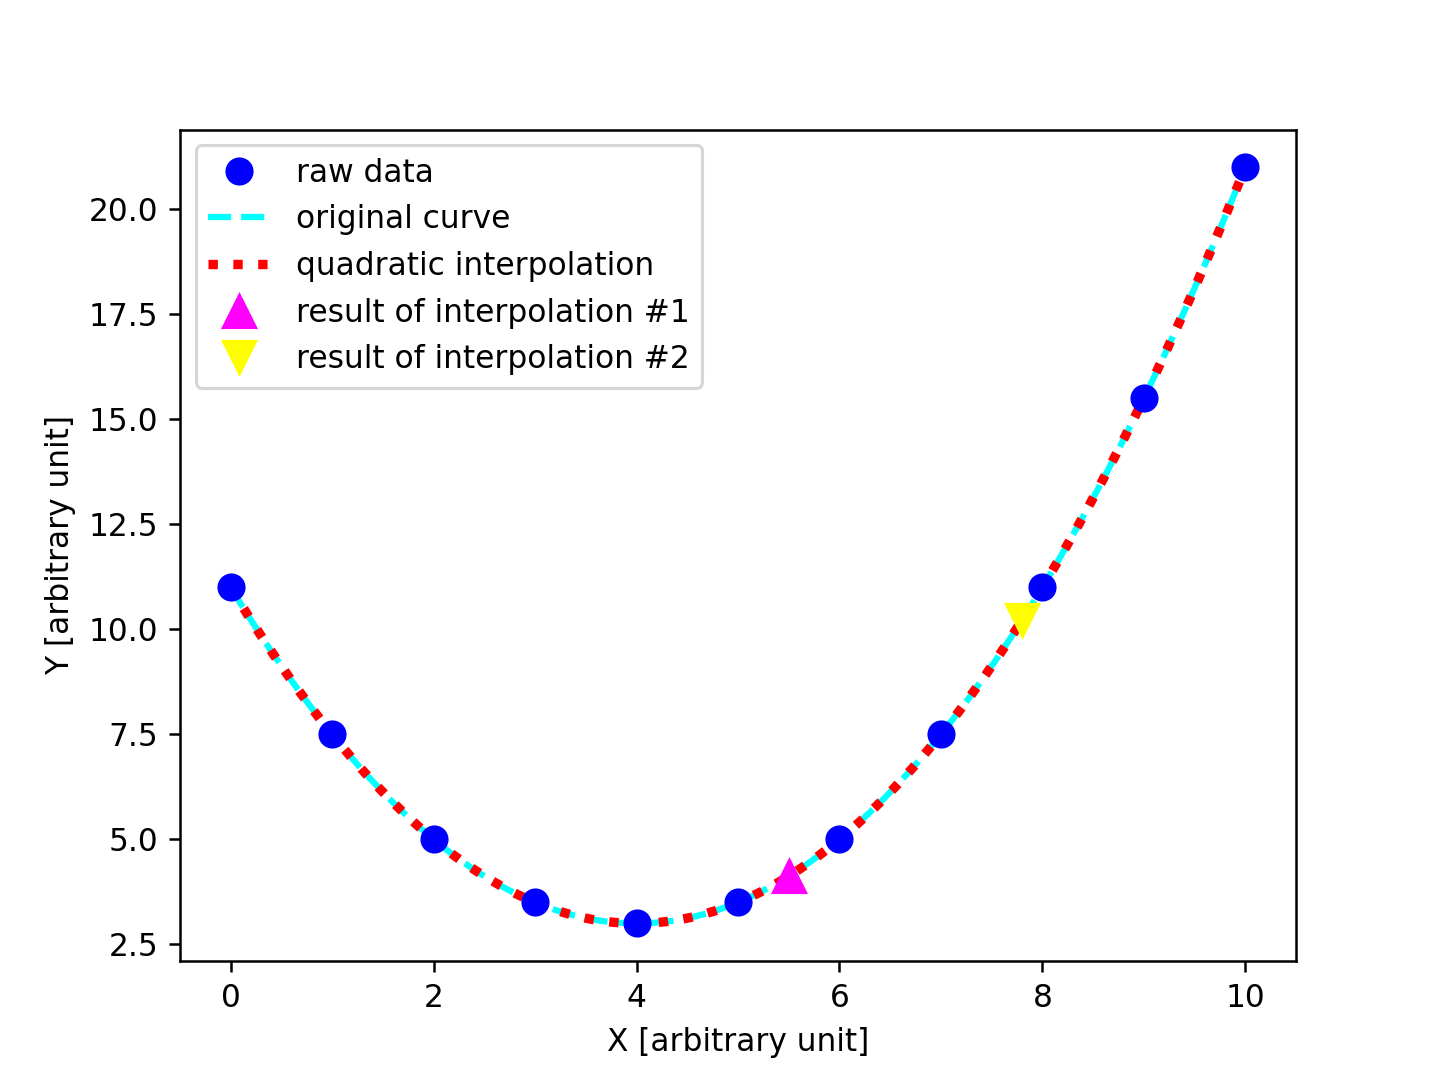

Recreate this plot in Python.
#!/usr/pkg/bin/python3.9

#
# Time-stamp: <2023/03/09 11:47:23 (CST) daisuke>
#

# importing numpy module
import numpy

# importing scipy module
import scipy
import scipy.interpolate

# importing matplotlib module
import matplotlib.backends.backend_agg
import matplotlib.figure

# output image file
file_output = 'advobs202302_s04_04_02.png'

# generating data for interpolation
data_x = numpy.linspace (0.0, 10.0, 11)
data_y = 0.5 * (data_x - 4.0)**2 + 3.0

# printing data_x and data_y
print (f'data_x = {data_x}')
print (f'data_y = {data_y}')

# making a function for quadratic interpolation
func_interp = scipy.interpolate.interp1d (data_x, data_y, kind='quadratic')

# getting Y-value for X-value at x=5.5
x1 = 5.5
y1 = func_interp (x1)

# printing result
print (f'func_interp ({x1}) = {y1}')
print (f'what we expect is: x={x1} --> y={0.5*(x1-4.0)**2+3.0}')

# getting Y-value for X-value at x=7.8
x2 = 7.8
y2 = func_interp (x2)

# printing result
print (f'func_interp ({x2}) = {y2}')
print (f'what we expect is: x={x2} --> y={0.5*(x2-4.0)**2+3.0}')

#
# making a plot using matplotlib
#

# making a fig object
fig = matplotlib.figure.Figure ()

# making a canvas object
canvas = matplotlib.backends.backend_agg.FigureCanvasAgg (fig)

# making an axes object
ax = fig.add_subplot (111)

# plotting data points
ax.plot (data_x, data_y, linestyle='None', marker='o', markersize=8.0, \
         color='blue', label='raw data', zorder=0.2)

# plotting original curve
data_x0 = numpy.linspace (0.0, 10.0, 1001)
data_y0 = 0.5 * (data_x0 - 4.0)**2 + 3.0
ax.plot (data_x0, data_y0, linestyle='--', linewidth=2.0, color='cyan', \
         label='original curve', zorder=0.0)

# plotting result of interpolation
data_xi = numpy.linspace (0.0, 10.0, 1001)
data_yi = func_interp (data_xi)
ax.plot (data_xi, data_yi, linestyle=':', linewidth=3.0, color='red', \
         label='quadratic interpolation', zorder=0.1)

# plotting interpolated values
ax.plot (x1, y1, linestyle='None', marker='^', markersize=10.0, \
         color='magenta', label='result of interpolation #1', zorder=0.3)
ax.plot (x2, y2, linestyle='None', marker='v', markersize=10.0, \
         color='yellow', label='result of interpolation #2', zorder=0.4)

# labels
ax.set_xlabel ('X [arbitrary unit]')
ax.set_ylabel ('Y [arbitrary unit]')

# legend
ax.legend ()

# saving the figure to a file
fig.savefig (file_output, dpi=225)
